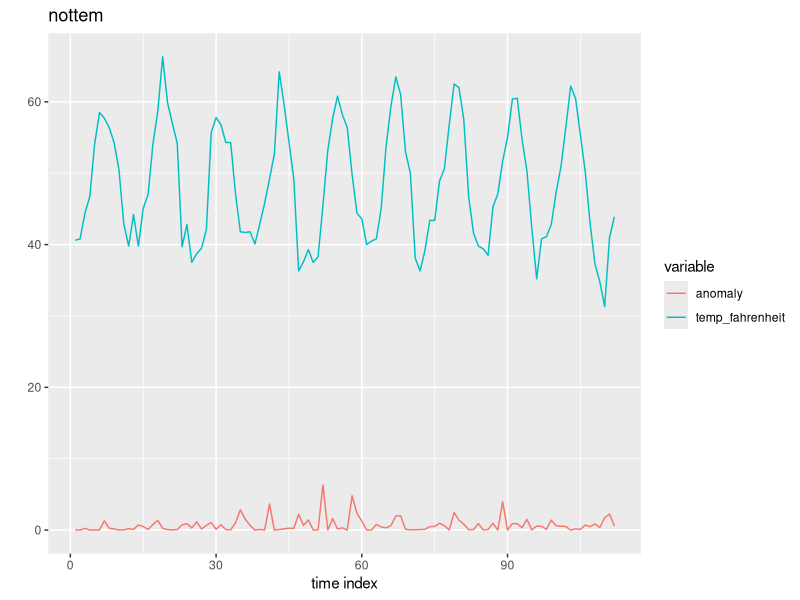
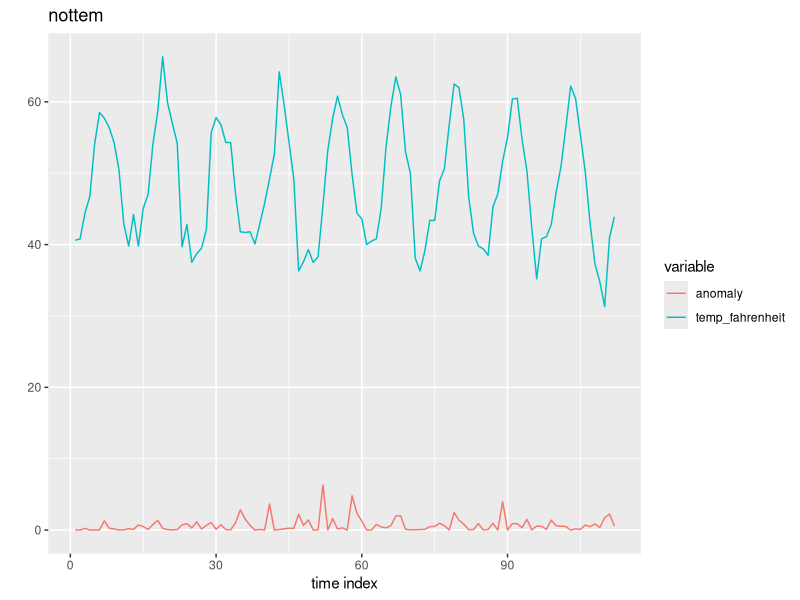

The R script that drew these images, in order:
require(ggplot2)
require(reshape2)
require(stats)

# change working directory
frame_files <- lapply(sys.frames(), function(x) x$ofile)
frame_files <- Filter(Negate(is.null), frame_files)
setwd(dirname(frame_files[[length(frame_files)]]))

head(nottem, 50)
# [1] 40.6 40.8 44.4 46.7 54.1 58.5 57.7 56.4 54.3 50.5 42.9 39.8 44.2 39.8 45.1 47.0 54.1 58.7
# [19] 66.3 59.9 57.0 54.2 39.7 42.8 37.5 38.7 39.5 42.1 55.7 57.8 56.8 54.3 54.3 47.1 41.8 41.7
# [37] 41.8 40.1 42.9 45.8 49.2 52.7 64.2 59.6 54.4 49.2 36.3 37.6 39.3 37.5

D.train <- nottem[1:120]
xi <- nottem[121:240]

ar.model <- ar(D.train)
# Call:
# ar(x = D.train)
#
# Coefficients:
#       1        2        3        4        5        6        7        8
#  0.5880  -0.0234  -0.1972  -0.2599  -0.0802  -0.0617  -0.1332  -0.1593
#
# Order selected 8  sigma^2 estimated as  10.65

r <- ar.model$order
alpha <- ar.model$ar # AIC
xmean <- ar.model$x.mean # AIC
sig2 <- ar.model$var.pred
N <- length(xi) - r
X <- t(embed(xi-xmean, r))[,1:N] # slide window
ypred <- t(X) %*% alpha + xmean # prediction
y <- xi[(1+r):length(xi)]
anomaly <- (y - as.numeric(ypred))^2 / sig2

d <- melt(
      data.frame(x = c(1:length(anomaly)),
                 anomaly = anomaly,
                 temp_fahrenheit = nottem[1:length(anomaly)]),
      measure = c("anomaly", "temp_fahrenheit")
    )

p <- ggplot(d,
      aes(
        x = x,
        y = value,
        group = variable,
        colour = variable
      )
    )
p <- p + geom_line() +
    labs(title = "nottem", x = "time index", y = "")
plot(p)
ggsave("./img/ar-nottem.png", p)
